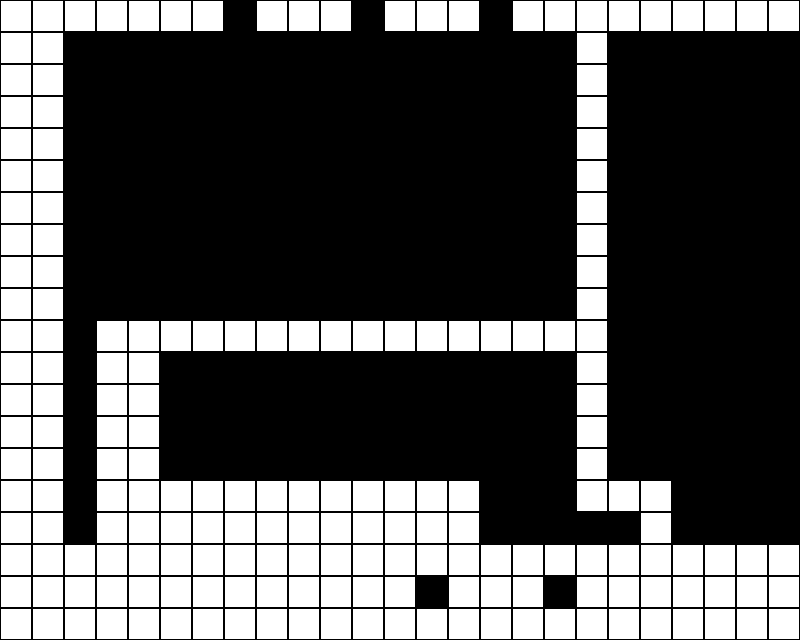

Tiled map render using the project's own tile images. Description and the map definition, with tile-layer contents summarised, below:
An orthogonal 25x20 tile map with 32x32 px tiles, 1 tile layer (Static), 5 hidden layers not drawn and 72 objects (60x enemy1, 4x keyhole, 4x key, 2x goal, 69, ...).

<map version="1.2" tiledversion="1.3.2" orientation="orthogonal" renderorder="right-down" compressionlevel="0" width="25" height="20" tilewidth="32" tileheight="32" infinite="0" nextlayerid="12" nextobjectid="156">
 <editorsettings>
  <export target="level7.json" format="json" />
 </editorsettings>
 <tileset firstgid="1" name="ShiftTilemap" tilewidth="32" tileheight="32" tilecount="168" columns="12">
  <image source="../sprites/Tilemap.png" width="384" height="448" />
 </tileset>
 <layer id="1" name="Background" width="25" height="20" visible="0" locked="1">
  <data>[500 cells, 500 non-empty, 1 distinct tile ids]</data>
 </layer>
 <layer id="2" name="Static" width="25" height="20">
  <data>[500 cells, 192 non-empty, 1 distinct tile ids]</data>
 </layer>
 <layer id="8" name="Spikes" width="25" height="20" visible="0" locked="1">
  <data>[500 cells, 0 non-empty, 0 distinct tile ids]</data>
 </layer>
 <objectgroup id="4" name="Objects">
  <object id="4" name="player" type="69" gid="1" x="64" y="544" width="32" height="32">
   <properties>
    <property name="x" type="int" value="0" />
    <property name="y" type="int" value="1" />
   </properties>
  </object>
  <object id="48" name="goal" gid="63" x="672" y="544" width="32" height="32">
   <properties>
    <property name="x" value="level8" />
   </properties>
  </object>
  <object id="76" name="enemy1" gid="25" x="224" y="320" width="32" height="32" />
  <object id="77" name="enemy1" gid="25" x="224" y="288" width="32" height="32" />
  <object id="78" name="enemy1" gid="25" x="224" y="256" width="32" height="32" />
  <object id="79" name="enemy1" gid="25" x="224" y="224" width="32" height="32" />
  <object id="80" name="enemy1" gid="25" x="224" y="192" width="32" height="32" />
  <object id="81" name="enemy1" gid="25" x="224" y="160" width="32" height="32" />
  <object id="82" name="enemy1" gid="25" x="224" y="128" width="32" height="32" />
  <object id="83" name="enemy1" gid="25" x="224" y="96" width="32" height="32" />
  <object id="84" name="enemy1" gid="25" x="352" y="320" width="32" height="32" />
  <object id="85" name="enemy1" gid="25" x="352" y="288" width="32" height="32" />
  <object id="86" name="enemy1" gid="25" x="352" y="256" width="32" height="32" />
  <object id="87" name="enemy1" gid="25" x="352" y="224" width="32" height="32" />
  <object id="88" name="enemy1" gid="25" x="352" y="192" width="32" height="32" />
  <object id="89" name="enemy1" gid="25" x="352" y="160" width="32" height="32" />
  <object id="90" name="enemy1" gid="25" x="352" y="128" width="32" height="32" />
  <object id="91" name="enemy1" gid="25" x="352" y="96" width="32" height="32" />
  <object id="92" name="enemy1" gid="25" x="224" y="64" width="32" height="32" />
  <object id="93" name="enemy1" gid="25" x="224" y="32" width="32" height="32" />
  <object id="94" name="enemy1" gid="25" x="352" y="64" width="32" height="32" />
  <object id="95" name="enemy1" gid="25" x="352" y="32" width="32" height="32" />
  <object id="106" name="enemy1" gid="25" x="480" y="320" width="32" height="32" />
  <object id="107" name="enemy1" gid="25" x="480" y="288" width="32" height="32" />
  <object id="108" name="enemy1" gid="25" x="480" y="256" width="32" height="32" />
  <object id="109" name="enemy1" gid="25" x="480" y="224" width="32" height="32" />
  <object id="110" name="enemy1" gid="25" x="480" y="192" width="32" height="32" />
  <object id="111" name="enemy1" gid="25" x="480" y="160" width="32" height="32" />
  <object id="112" name="enemy1" gid="25" x="480" y="128" width="32" height="32" />
  <object id="113" name="enemy1" gid="25" x="480" y="96" width="32" height="32" />
  <object id="114" name="enemy1" gid="25" x="480" y="64" width="32" height="32" />
  <object id="115" name="enemy1" gid="25" x="480" y="32" width="32" height="32" />
  <object id="116" name="keyhole" gid="152" x="544" y="608" width="32" height="32" />
  <object id="117" name="keyhole" gid="152" x="576" y="544" width="32" height="32" />
  <object id="151" name="key" gid="75" x="192" y="480" width="32" height="32" />
  <object id="155" name="key" gid="75" x="416" y="608" width="32" height="32" />
 </objectgroup>
 <layer id="5" name="OverheadBackground" width="25" height="20" visible="0" locked="1">
  <data>[500 cells, 500 non-empty, 1 distinct tile ids]</data>
 </layer>
 <layer id="7" name="OverheadPits" width="25" height="20" visible="0">
  <data>[500 cells, 89 non-empty, 2 distinct tile ids]</data>
 </layer>
 <layer id="9" name="SpikesOverhead" width="25" height="20" visible="0" locked="1">
  <data>[500 cells, 0 non-empty, 0 distinct tile ids]</data>
 </layer>
 <objectgroup id="6" name="ObjectsOverhead">
  <object id="10" name="player" gid="85" x="64" y="448" width="32" height="32">
   <properties>
    <property name="x" type="int" value="0" />
   </properties>
  </object>
  <object id="13" name="goal" gid="147" x="672" y="320" width="32" height="32">
   <properties>
    <property name="level9" value="level8" />
   </properties>
  </object>
  <object id="118" name="keyhole" gid="152" x="544" y="320" width="32" height="32" />
  <object id="119" name="keyhole" gid="152" x="576" y="640" width="32" height="32" />
  <object id="120" name="enemy1" gid="109" x="224" y="384" width="32" height="32" />
  <object id="121" name="enemy1" gid="109" x="224" y="416" width="32" height="32" />
  <object id="122" name="enemy1" gid="109" x="224" y="448" width="32" height="32" />
  <object id="123" name="enemy1" gid="109" x="224" y="480" width="32" height="32" />
  <object id="124" name="enemy1" gid="109" x="224" y="512" width="32" height="32" />
  <object id="125" name="enemy1" gid="109" x="224" y="544" width="32" height="32" />
  <object id="126" name="enemy1" gid="109" x="352" y="384" width="32" height="32" />
  <object id="127" name="enemy1" gid="109" x="480" y="384" width="32" height="32" />
  <object id="128" name="enemy1" gid="109" x="224" y="576" width="32" height="32" />
  <object id="129" name="enemy1" gid="109" x="224" y="608" width="32" height="32" />
  <object id="130" name="enemy1" gid="109" x="224" y="640" width="32" height="32" />
  <object id="131" name="enemy1" gid="109" x="224" y="352" width="32" height="32" />
  <object id="133" name="enemy1" gid="109" x="352" y="416" width="32" height="32" />
  <object id="134" name="enemy1" gid="109" x="352" y="448" width="32" height="32" />
  <object id="135" name="enemy1" gid="109" x="352" y="480" width="32" height="32" />
  <object id="136" name="enemy1" gid="109" x="352" y="512" width="32" height="32" />
  <object id="137" name="enemy1" gid="109" x="352" y="544" width="32" height="32" />
  <object id="138" name="enemy1" gid="109" x="352" y="576" width="32" height="32" />
  <object id="139" name="enemy1" gid="109" x="352" y="608" width="32" height="32" />
  <object id="140" name="enemy1" gid="109" x="352" y="640" width="32" height="32" />
  <object id="141" name="enemy1" gid="109" x="352" y="352" width="32" height="32" />
  <object id="142" name="enemy1" gid="109" x="480" y="416" width="32" height="32" />
  <object id="143" name="enemy1" gid="109" x="480" y="448" width="32" height="32" />
  <object id="144" name="enemy1" gid="109" x="480" y="480" width="32" height="32" />
  <object id="145" name="enemy1" gid="109" x="480" y="512" width="32" height="32" />
  <object id="146" name="enemy1" gid="109" x="480" y="544" width="32" height="32" />
  <object id="147" name="enemy1" gid="109" x="480" y="576" width="32" height="32" />
  <object id="148" name="enemy1" gid="109" x="480" y="608" width="32" height="32" />
  <object id="149" name="enemy1" gid="109" x="480" y="640" width="32" height="32" />
  <object id="150" name="enemy1" gid="109" x="480" y="352" width="32" height="32" />
  <object id="152" name="key" gid="159" x="192" y="32" width="32" height="32" />
  <object id="154" name="key" gid="159" x="416" y="32" width="32" height="32" />
 </objectgroup>
</map>
